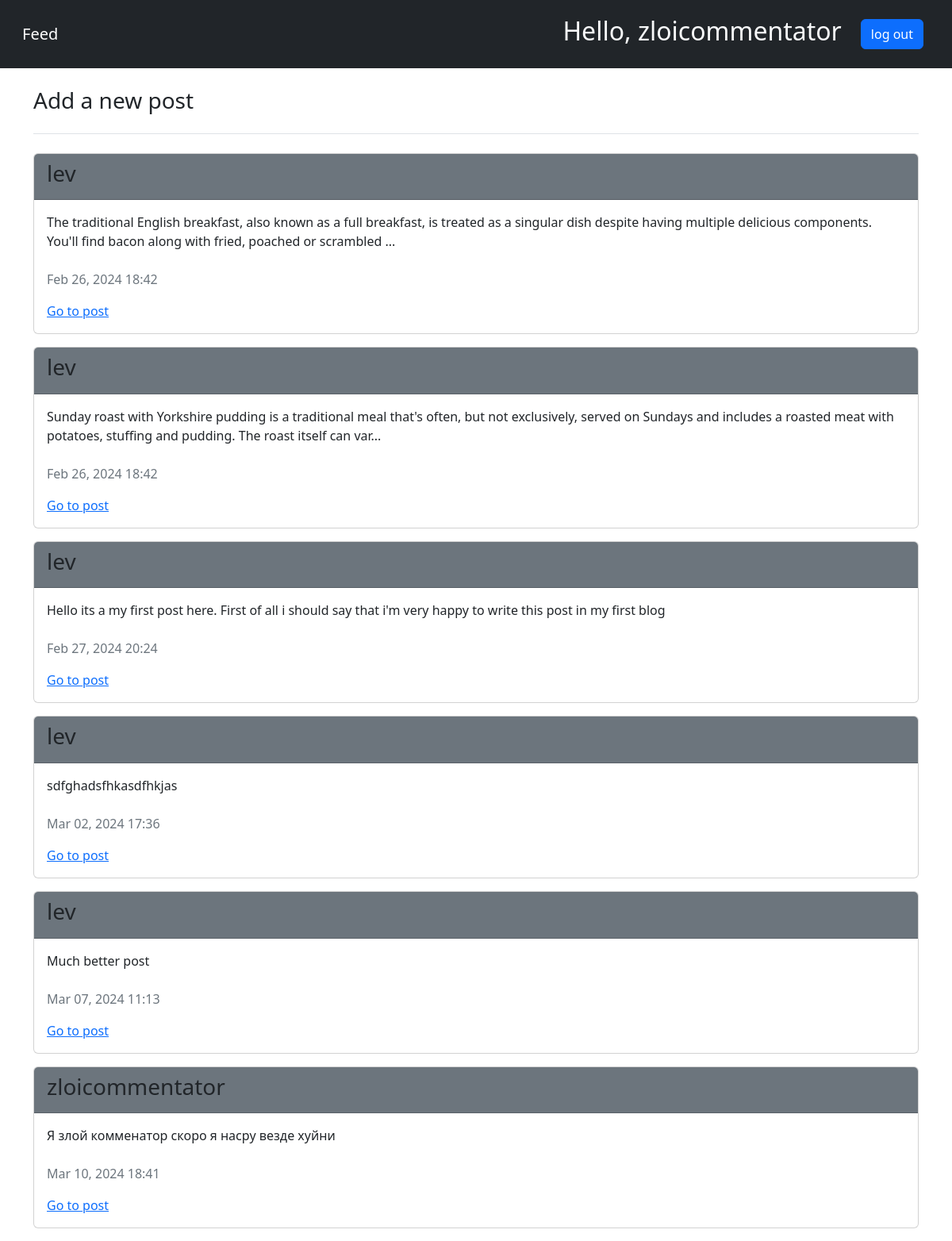
The page / (signed in) on the database its author committed.
### blogs/models.py (models this page shows)
class Post(models.Model):
    text = models.TextField()
    date_added = models.DateTimeField(auto_now_add=True)
    owner = models.ForeignKey(User, on_delete=models.CASCADE)
    def __str__(self):
        return f'{self.text[:200]}...' if len(self.text) > 200 else self.text

### blogs/views.py (the view)
# urls.py: path('', views.feed, name='feed'),
def feed(request):
    posts = Post.objects.order_by('date_added')
    user = request.user
    context = {'posts': posts, 'user': user}
    return render(request, 'blogs/feed.html', context)

### blogs/templates/blogs/feed.html
{%extends "blogs/base.html"%}
{% block content%}
    {% if user.is_authenticated %}
        <h3><a class="nav-link text-dark" href="{% url 'blogs:new_post' %}">Add a new post</a></h3>
    {% endif %}
    <div class="my-4 border-bottom"></div>
    {% for post in posts %}
        <div class="card mb-3">
            <div class="card-header bg-secondary light">
                <h3>{{ post.owner.username }}</h3>
            </div>
            <div class="card-body pb-2">
                <p>{{ post }}</p>
            </div>
            <div class="card-bottom ps-3 pb-3">
                <p class="text-secondary">{{ post.date_added|date:'M d, Y H:i' }}</p>
                <a href="{% url 'blogs:post' post.id %}">Go to post</a>
            </div>
        </div>
    {% empty %}
        <p>No post here.</p>
    {% endfor %}
{% endblock content%}

### blogs/templates/blogs/base.html (shortened to what this page needs)
{% load bootstrap5 %}
<!doctype html>
<html lang="en">
    <head>
        {% bootstrap_css %}
    </head>
    <body>
        <nav class="navbar navbar-expand-md navbar-dark bg-dark mb-4 p-3">
            <div class="container-fluid">
                <a class="navbar-brand" href="{% url 'blogs:feed' %}">Feed</a>
                <div class="collapse navbar-collapse" id="navbarCollapse">
                    <ul class="navbar-nav ms-auto mb-2 mb-md-0">
                        {% if user.is_authenticated %}
                            <li class="nav-item me-3 mt-1">
                                <span class="navbar-text"><h2 class="text-light">Hello, {{ user.username }}</h2></span>
                            </li>
                            <li class="nav-item m-2">
                                <form class="d-flex" method="post" action="{% url 'users:logout' %}">
                                    <button class="btn btn-primary" type="submit">log out</button>
                                </form>
                            </li>
                        {% endif %}
                    </ul>
                </div>
            </div>
        </nav>
        <main class="container">
            <div>
                {% block content %}{% endblock content %}
            </div>
        </main>
    </body>
</html>

### rows shown on the page
Post: owner.username "lev", text "The traditional English breakfast, also known as a full breakfast, is treated as a singular dish despite having multiple delicious components. You'll find bacon along with fried, poached or scrambled ...", date_added "Feb 26, 2024 18:42"
Post: owner.username "lev", text "Sunday roast with Yorkshire pudding is a traditional meal that's often, but not exclusively, served on Sundays and includes a roasted meat with potatoes, stuffing and pudding. The roast itself can var...", date_added "Feb 26, 2024 18:42"
Post: owner.username "lev", text "Hello its a my first post here. First of all i should say that i'm very happy to write this post in my first blog", date_added "Feb 27, 2024 20:24"
Post: owner.username "lev", text "sdfghadsfhkasdfhkjas", date_added "Mar 02, 2024 17:36"
Post: owner.username "lev", text "Much better post", date_added "Mar 07, 2024 11:13"
Post: owner.username "zloicommentator", text "Я злой комменатор скоро я насру везде хуйни", date_added "Mar 10, 2024 18:41"

### other values the page prints
{{ user.username }} "zloicommentator"
